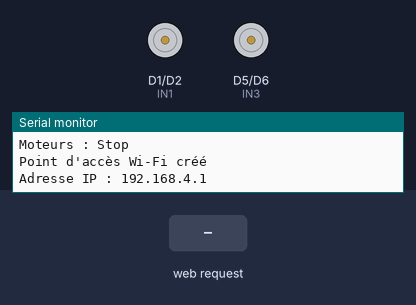
A sketch run on a simulated ESP8266 (NodeMCU). Parts: motor-driver pin pairs drawn as motors (green arrow = first pin HIGH = forward, orange = second pin HIGH = backward, longer = more drive), the last lines printed to the serial monitor. Inputs (shaded band) come from the test bench.

Above: at 1.2 s.
1.3 s: HTTP request GET /forward received
At 2.0 s:
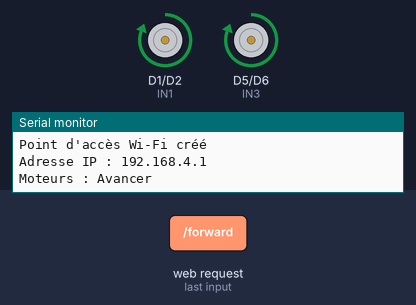
2.8 s: HTTP request GET /backward received
At 3.2 s:
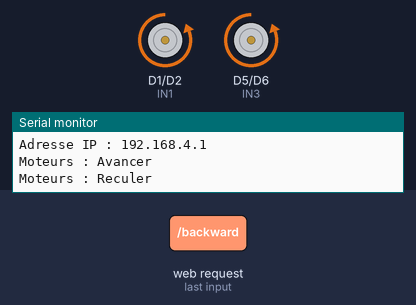
4.3 s: HTTP request GET /left received
At 5.5 s:
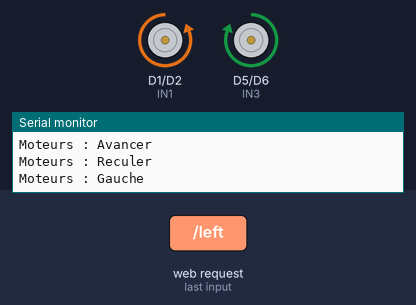
5.8 s: HTTP request GET /right received
At 6.7 s:
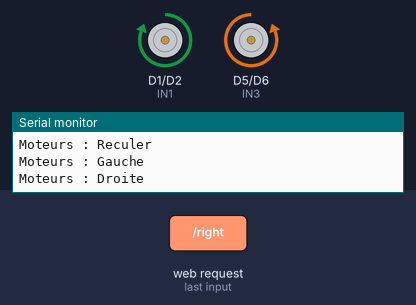
7.3 s: HTTP request GET /stop received
At 7.8 s:
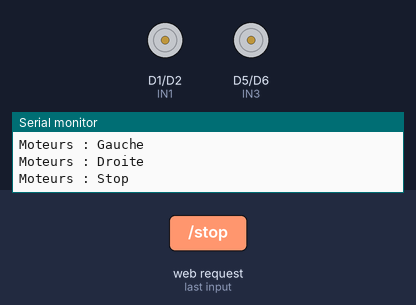
Timing chart, 0 to 9.8 s (numbered marks = the images above; inputs shaded):
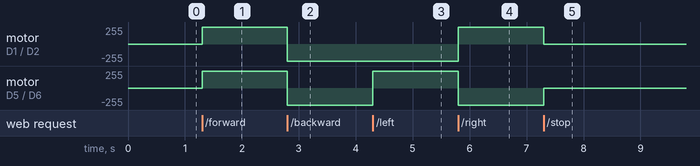

Measured:
- after the input at 1.3 s, motor on D1 (IN1) / D2 (IN2), motor on D5 (IN3) / D6 (IN4): stopped → forward 255/255 at once
- after the input at 2.8 s, motor on D1 (IN1) / D2 (IN2), motor on D5 (IN3) / D6 (IN4): forward 255/255 → backward 255/255 at once
- after the input at 4.3 s, motor on D5 (IN3) / D6 (IN4): backward 255/255 → forward 255/255 at once
- after the input at 5.8 s, motor on D1 (IN1) / D2 (IN2): backward 255/255 → forward 255/255 at once; motor on D5 (IN3) / D6 (IN4): forward 255/255 → backward 255/255 at once
- after the input at 7.3 s, motor on D1 (IN1) / D2 (IN2): forward 255/255 → stopped at once; motor on D5 (IN3) / D6 (IN4): backward 255/255 → stopped at once

The sketch:

mbot.ino
```cpp
#include <ESP8266WiFi.h>
#include <ESPAsyncWebServer.h>

// Configuration réseau
const char* ssid = "ESP-Robot"; // Nom du réseau Wi-Fi
const char* password = "";      // Pas de mot de passe (réseau ouvert)

// Définition des broches
#define IN1 D1 // GPIO5
#define IN2 D2 // GPIO4
#define IN3 D5 // GPIO14
#define IN4 D6 // GPIO12

// Serveur Web Asynchrone
AsyncWebServer server(80);

void setup() {
  // Configuration des broches
  pinMode(IN1, OUTPUT);
  pinMode(IN2, OUTPUT);
  pinMode(IN3, OUTPUT);
  pinMode(IN4, OUTPUT);

  // Arrêter les moteurs au démarrage
  stopMotors();

  // Démarrer le Wi-Fi en mode point d'accès
  WiFi.softAP(ssid, password);
  Serial.begin(115200);
  Serial.println();
  Serial.println("Point d'accès Wi-Fi créé");
  Serial.println("Adresse IP : " + WiFi.softAPIP().toString());

  // Page Web principale
  server.on("/", HTTP_GET, [](AsyncWebServerRequest *request) {
    request->send(200, "text/html", getHTMLPage());
  });

  // Commandes pour les moteurs
  server.on("/forward", HTTP_GET, [](AsyncWebServerRequest *request) {
    moveForward();
    request->send(200, "text/plain", "Avancer");
  });
  server.on("/backward", HTTP_GET, [](AsyncWebServerRequest *request) {
    moveBackward();
    request->send(200, "text/plain", "Reculer");
  });
  server.on("/left", HTTP_GET, [](AsyncWebServerRequest *request) {
    turnLeft();
    request->send(200, "text/plain", "Tourner à gauche");
  });
  server.on("/right", HTTP_GET, [](AsyncWebServerRequest *request) {
    turnRight();
    request->send(200, "text/plain", "Tourner à droite");
  });
  server.on("/stop", HTTP_GET, [](AsyncWebServerRequest *request) {
    stopMotors();
    request->send(200, "text/plain", "Arrêt");
  });

  // Démarrer le serveur
  server.begin();
}

// Fonctions pour contrôler les moteurs
void moveForward() {
    Serial.println("Moteurs : Avancer");
    digitalWrite(IN1, HIGH);
    digitalWrite(IN2, LOW);
    digitalWrite(IN3, HIGH);
    digitalWrite(IN4, LOW);
}


void moveBackward() {
  Serial.println("Moteurs : Reculer");
  digitalWrite(IN1, LOW);
  digitalWrite(IN2, HIGH);
  digitalWrite(IN3, LOW);
  digitalWrite(IN4, HIGH);
}

void turnLeft() {
  Serial.println("Moteurs : Gauche");
  digitalWrite(IN1, LOW);
  digitalWrite(IN2, HIGH);
  digitalWrite(IN3, HIGH);
  digitalWrite(IN4, LOW);
}

void turnRight() {
  Serial.println("Moteurs : Droite");
  digitalWrite(IN1, HIGH);
  digitalWrite(IN2, LOW);
  digitalWrite(IN3, LOW);
  digitalWrite(IN4, HIGH);
}

void stopMotors() {
  Serial.println("Moteurs : Stop");
  digitalWrite(IN1, LOW);
  digitalWrite(IN2, LOW);
  digitalWrite(IN3, LOW);
  digitalWrite(IN4, LOW);
}

// Fonction pour générer la page HTML
String getHTMLPage() {
  return R"rawliteral(
<!DOCTYPE html>
<html lang="en">
<head>
  <meta charset="UTF-8">
  <meta name="viewport" content="width=device-width, initial-scale=1.0">
  <title>Robot Control</title>
  <style>
    body {
      font-family: Arial, sans-serif;
      background: linear-gradient(to bottom, #0d47a1, #1976d2);
      color: white;
      text-align: center;
      margin: 0;
      padding: 0;
    }

    h1 {
      margin-top: 20px;
      font-size: 2.5em;
    }

    .control-panel {
      display: grid;
      grid-template-columns: 1fr 1fr 1fr;
      gap: 15px;
      max-width: 400px;
      margin: 50px auto;
    }

    .control-button {
      padding: 15px;
      border: none;
      border-radius: 8px;
      background: #29b6f6;
      color: white;
      font-size: 1.2em;
      font-weight: bold;
      cursor: pointer;
      box-shadow: 0 4px 6px rgba(0, 0, 0, 0.3);
      transition: background 0.3s, transform 0.2s;
    }

    .control-button:active {
      transform: scale(0.95);
    }

    .control-button:hover {
      background: #0288d1;
    }

    .control-panel .blank {
      visibility: hidden;
    }

    footer {
      margin-top: 50px;
      font-size: 0.9em;
      color: #bbdefb;
    }

    footer a {
      color: #ffffff;
      text-decoration: none;
      font-weight: bold;
    }

    footer a:hover {
      text-decoration: underline;
    }
  </style>
</head>
<body>
  <h1>Contrôle du Robot ESP8266</h1>
  <div class="control-panel">
    <button class="control-button blank"></button>
    <button class="control-button" onclick="sendCommand('forward')">Avancer</button>
    <button class="control-button blank"></button>
    <button class="control-button" onclick="sendCommand('left')">Gauche</button>
    <button class="control-button" onclick="sendCommand('stop')">Stop</button>
    <button class="control-button" onclick="sendCommand('right')">Droite</button>
    <button class="control-button blank"></button>
    <button class="control-button" onclick="sendCommand('backward')">Reculer</button>
    <button class="control-button blank"></button>
  </div>
   <script>
    function sendCommand(command) {
      fetch(`/${command}`)
        .then(response => {
          if (!response.ok) {
            alert("Erreur : commande non envoyée !");
          }
        })
        .catch(() => alert("Erreur de connexion au robot."));
    }
  </script>
</body>
</html>
)rawliteral";
}

void loop() {
  // Rien à faire ici, tout est géré par le serveur web.
}
```
